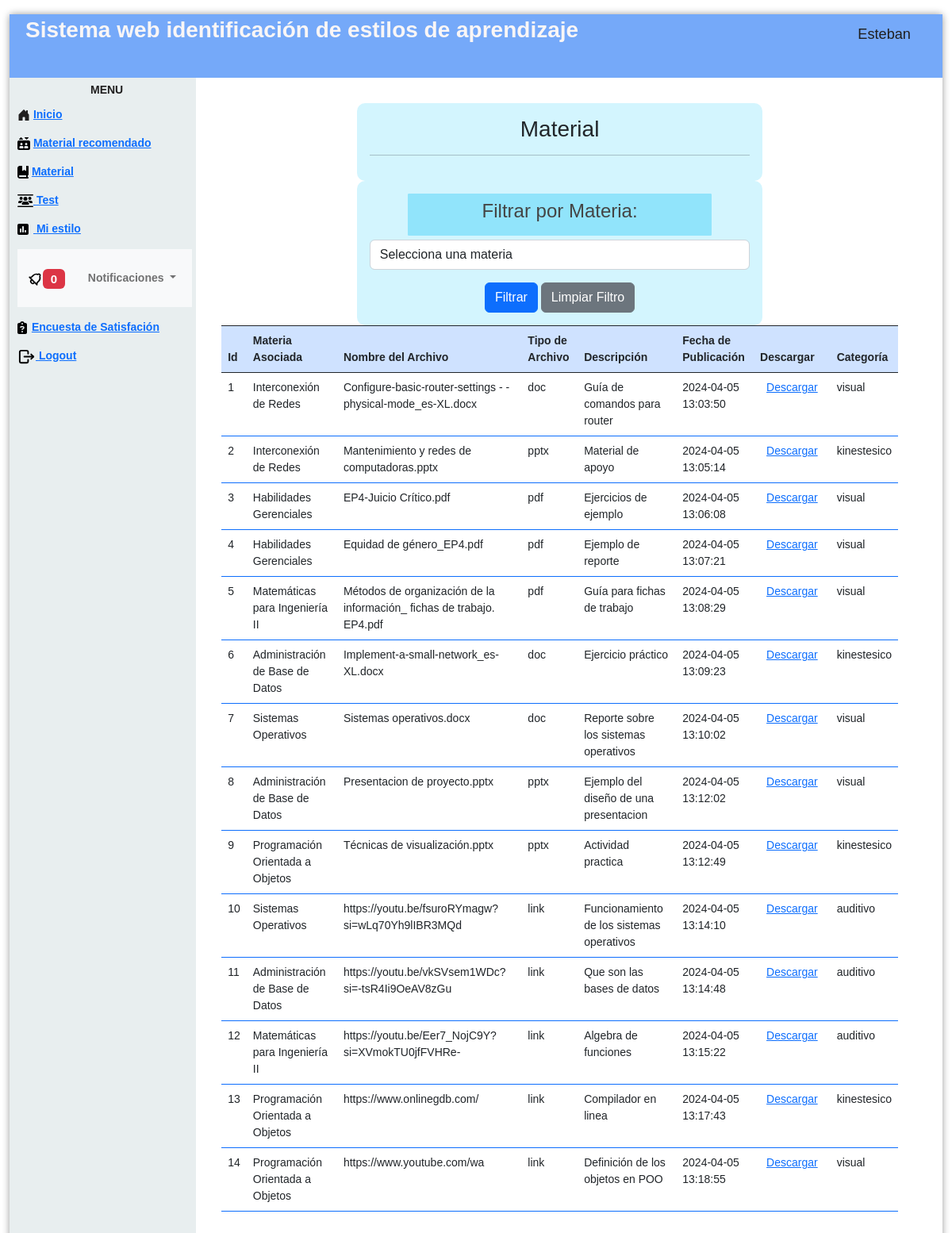
The app's page /MaterialEst.php (signed in) with its own data.
### tables this page shows
CREATE TABLE `material_didactico` (
  `idMaterial` int(11) NOT NULL,
  `tipo` varchar(15) NOT NULL,
  `titulo` varchar(120) NOT NULL,
  `descripción` varchar(100) NOT NULL,
  `fechaPublicacion` timestamp NOT NULL DEFAULT current_timestamp(),
  `materia_asosiada` varchar(45) NOT NULL,
  `categoria` varchar(45) NOT NULL
);

### MaterialEst.php (the view, shortened to what this page needs)
<?php
   include "modelo/conexion.php";
   $idE = $_SESSION["idA"];
    $sql = "SELECT COUNT(*) as cantidad_notificaciones FROM notificaciones
         WHERE idEst = $idE AND estado = 'sin revisar'";
   $result = $conexion->query($sql);
    if ($result->num_rows > 0) {
        $row = $result->fetch_assoc();
        $cantidad_notificaciones = $row['cantidad_notificaciones'];
    } else {
        $cantidad_notificaciones = 0;
    }
   ?>
<!DOCTYPE html>
<html lang="en">
   <head>
      <link href="https://cdn.jsdelivr.net/npm/bootstrap@5.2.2/dist/css/bootstrap.min.css" rel="stylesheet">
      <link href='css/nav.css' rel='stylesheet' type='text/css'>
      <link href='css/formulario.css' rel='stylesheet' type='text/css'>
   </head>
   <body>
      <div class="page">
         <div class="pageHeader">
            <div class="title">Sistema web identificación de estilos de aprendizaje</div>
            <div class="userPanel"><span class="username"><?php   echo  $_SESSION["nombre"];
               ?></span></div>
         </div>
         <div class="main">
            <div class="nav">
               <div class="menu">
                  <div class="title">
                     <center>Menu</center>
                  </div>
                  <ul>
                     <li>
                        <a href="controlador/loginrol.php"> Inicio
                        <a>
                     </li>
                     <li>
                     <a href="MaterialEstCom.php">Material recomendado<a></li>
                     <li> <a href="MaterialEst.php"> Material<a> </li>
                     <li><a href="respuestas.php"> Test<a></li>
                     <li><a href="resultadoVistaEstudiante.php"> Mi estilo<a>
                     </li>
                     <li>
                     <nav class="navbar navbar-expand-lg navbar-light bg-light">
                     <div class="container-fluid">
                     <a class="navbar-brand" href="#"><span class="badge bg-danger"><?php echo $cantidad_notificaciones; ?></span></a>
                     <div class="collapse navbar-collapse" id="navbarNavDropdown">
                     <ul class="navbar-nav">
                     <li class="nav-item dropdown">
                     <a class="nav-link dropdown-toggle" href="#" id="navbarDropdownMenuLink" role="button" data-bs-toggle="dropdown" aria-expanded="false">
                     Notificaciones
                     </a>
                     </li>
                     </ul>
                     </div>
                     </div>
                     </nav>
                     </li>
                     <li>
                        <a href="encuesta.php"> Encuesta de Satisfación
                        <a>
                     </li>
                     <li><a href="controlador/cerrarsesion.php"> Logout<a></li>
                  </ul>
               </div>
            </div>
            <div class="view col-12 p-3 ">
            <div class="container-fluid row">
            <div class="col-12 p-3">
            <form action="" method="get" class="col-10 p-3 m-auto formulario">
            <h3>Material</h3>
            <hr    color="#000000";>
            </form>
            <?php
               include "modelo/conexion.php";
               if (isset($_GET['materia'])) {
                   $filtro_materia = $_GET['materia'];
                   $query = "SELECT * FROM material_didactico WHERE materia_asosiada = '$filtro_materia' ORDER BY fechaPublicacion ASC";
               } else {
                   $query = "SELECT * FROM material_didactico ORDER BY fechaPublicacion ASC";
               }
               $resultado = mysqli_query($conexion, $query);
               ?>
            <form method="GET" action="" class="col-10 p-3 m-auto formulario">
            <div class="mb-3">
            <label for="materia" class="input_textual"><h4>Filtrar por Materia:</h4></label>
            <select class="form-control" id="materia" name="materia" required>
            <option value="">Selecciona una materia</option>
            </select>
            </div>
            <button type="submit" class="btn btn-primary">Filtrar</button>
            <a href="?clear=true" class="btn btn-secondary">Limpiar Filtro</a>
            </form>
            <table class="table">
            <thead class="table bg-light text-dark table-striped table-bordered border-dark table-primary">
            <tr>
            <th scope="col">Id </th>
            <th scope="col">Materia Asociada</th>
            <th scope="col">Nombre del Archivo</th>
            <th scope="col">Tipo de Archivo</th>
            <th scope="col">Descripción</th>
            <th scope="col">Fecha de Publicación</th>
            <th scope="col">Descargar</th>
            <th scope="col">Categoría</th>
            </tr>
            </thead>
            <tbody class="table table table-striped table-hover table-bordered border-primary">
            <?php
               while ($fila = mysqli_fetch_assoc($resultado)) {
                   echo '<tr>';
                   echo '<td>' . $fila['idMaterial'] . '</td>';
                   echo '<td>' . $fila['materia_asosiada'] . '</td>';
                   echo '<td>' . $fila['titulo'] . '</td>';
                   echo '<td>' . $fila['tipo'] . '</td>';
                   echo '<td>' . $fila['descripción'] . '</td>';
                   echo '<td>' . $fila['fechaPublicacion'] . '</td>';
                   $ruta_archivo = 'material/' . $fila['titulo'];
                   echo '<td><a href="' . $ruta_archivo . '" download>Descargar</a></td>';
                   echo '<td>' . $fila['categoria'] . '</td>';
                   ?>
            <?php
               echo '</tr>';
               }
               ?>
            </tbody>
            </table>
            </div>
            </div>
            </div>
         </div>
      </div>
   </body>
</html>

### css/nav.css (style rules this page uses)
html { background-image: url(http://www.ultraimg.com/images/2UeGfhZ.jpg); }
body { padding: 0px; margin: 0px; font-family: "Open Sans"; font-size: 14px; }
.page { position: absolute; width: 98%; height: 98%; left: 1%; top: 1%; background-color: rgba(255, 255, 255, 0.7); -moz-border-radius: 4px; -webkit-border-radius: 4px; border-radius: 4px; -moz-box-shadow: 0 0 10px 0 rgba(0, 0, 0, 0.4); -webkit-box-shadow: 0 0 10px 0 rgba(0, 0, 0, 0.4); box-shadow: 0 0 10px 0 rgba(0, 0, 0, 0.4); }
.pageHeader { width: 100%; height: 80px; line-height: 50px; background-color: #75a9f9; color: rgb(250, 246, 246); -moz-box-sizing: border-box; -webkit-box-sizing: border-box; box-sizing: border-box; padding: 5px 20px; vertical-align: middle; }
.pageHeader .title { width: 70%; float: left; line-height: 30px; font-size: 2em; font-weight: 700; }
.pageHeader .userPanel { width: 30%; float: right; }
.pageHeader .userPanel .username { float: right; line-height: 40px; padding: 0px 20px; font-weight: 400; font-size: 1.3em; color:#201f1f; }
.main { position: relative; width: 100%; height: 100%; clear: both; background-color: white; }
.main .nav { width: 20%; height: 100%; float: left; background-color: rgba(227, 234, 235, 0.8); }
.main .nav .menu { width: 100%; margin: 5px; color: #201f1f; }
.main .nav .menu .title { font-weight: 700; font-size: 1em; text-transform: uppercase; }
.main .nav .menu ul { padding-left: 0px; }
.main .nav .menu ul li { cursor: pointer; list-style: none; margin: 5px 0px; padding: 5px 0px; font-weight: 600; margin-right: 10px; padding-left: 5px; -moz-border-radius: 4px; -webkit-border-radius: 4px; border-radius: 4px; transition: 0.25s all; }
.main .view { position: relative; overflow: hidden; }
.main .view ,img { float: right; padding-top: 3%; width: 80%; }
.view ,table { align-items: center; }

### css/formulario.css (style rules this page uses)
* { transition: .4s; box-sizing: border-box; font-family: 'arial'; }
body { background: rgba(255, 255, 255, 0.8); }
.formulario { width: 60%; margin: auto; text-align: center; background: #4dd7fa3f; padding-top: 30px; border-radius: 10px; }
.formulario .input_textual { display: block; padding: 7px 7px; margin: auto; margin-bottom: 5px; width: 80%; border: 1px solid #91e4fb; border-radius: 1px; color: #444; font-size: 0.8em; background:#91e4fb; }

### records on screen
material_didactico: idMaterial "1", materia_asosiada "Interconexión de Redes", titulo "Configure-basic-router-settings - -physical-mode_es-XL.docx", tipo "doc", descripción "Guía de comandos para router", fechaPublicacion "2024-04-05 13:03:50", categoria "visual"
material_didactico: idMaterial "2", materia_asosiada "Interconexión de Redes", titulo "Mantenimiento y redes de computadoras.pptx", tipo "pptx", descripción "Material de apoyo", fechaPublicacion "2024-04-05 13:05:14", categoria "kinestesico"
material_didactico: idMaterial "3", materia_asosiada "Habilidades Gerenciales", titulo "EP4-Juicio Crítico.pdf", tipo "pdf", descripción "Ejercicios de ejemplo", fechaPublicacion "2024-04-05 13:06:08", categoria "visual"
material_didactico: idMaterial "4", materia_asosiada "Habilidades Gerenciales", titulo "Equidad de género_EP4.pdf", tipo "pdf", descripción "Ejemplo de reporte", fechaPublicacion "2024-04-05 13:07:21", categoria "visual"
material_didactico: idMaterial "5", materia_asosiada "Matemáticas para Ingeniería II", titulo "Métodos de organización de la información_ fichas de trabajo. EP4.pdf", tipo "pdf", descripción "Guía para fichas de trabajo", fechaPublicacion "2024-04-05 13:08:29", categoria "visual"
material_didactico: idMaterial "6", materia_asosiada "Administración de Base de Datos", titulo "Implement-a-small-network_es-XL.docx", tipo "doc", descripción "Ejercicio práctico", fechaPublicacion "2024-04-05 13:09:23", categoria "kinestesico"
material_didactico: idMaterial "7", materia_asosiada "Sistemas Operativos", titulo "Sistemas operativos.docx", tipo "doc", descripción "Reporte sobre los sistemas operativos", fechaPublicacion "2024-04-05 13:10:02", categoria "visual"
material_didactico: idMaterial "8", materia_asosiada "Administración de Base de Datos", titulo "Presentacion de proyecto.pptx", tipo "pptx", descripción "Ejemplo del diseño de una presentacion", fechaPublicacion "2024-04-05 13:12:02", categoria "visual"
material_didactico: idMaterial "9", materia_asosiada "Programación Orientada a Objetos", titulo "Técnicas de visualización.pptx", tipo "pptx", descripción "Actividad practica", fechaPublicacion "2024-04-05 13:12:49", categoria "kinestesico"
material_didactico: idMaterial "10", materia_asosiada "Sistemas Operativos", titulo "https://youtu.be/fsuroRYmagw?si=wLq70Yh9lIBR3MQd", tipo "link", descripción "Funcionamiento de los sistemas operativos", fechaPublicacion "2024-04-05 13:14:10", categoria "auditivo"
material_didactico: idMaterial "11", materia_asosiada "Administración de Base de Datos", titulo "https://youtu.be/vkSVsem1WDc?si=-tsR4Ii9OeAV8zGu", tipo "link", descripción "Que son las bases de datos", fechaPublicacion "2024-04-05 13:14:48", categoria "auditivo"
material_didactico: idMaterial "12", materia_asosiada "Matemáticas para Ingeniería II", titulo "https://youtu.be/Eer7_NojC9Y?si=XVmokTU0jfFVHRe-", tipo "link", descripción "Algebra de funciones", fechaPublicacion "2024-04-05 13:15:22", categoria "auditivo"
material_didactico: idMaterial "13", materia_asosiada "Programación Orientada a Objetos", titulo "https://www.onlinegdb.com/", tipo "link", descripción "Compilador en linea", fechaPublicacion "2024-04-05 13:17:43", categoria "kinestesico"
material_didactico: idMaterial "14", materia_asosiada "Programación Orientada a Objetos", titulo "https://www.youtube.com/wa", tipo "link", descripción "Definición de los objetos en POO", fechaPublicacion "2024-04-05 13:18:55", categoria "visual"

### other values on screen
$_SESSION["nombre"] "Esteban"
$cantidad_notificaciones "0"
